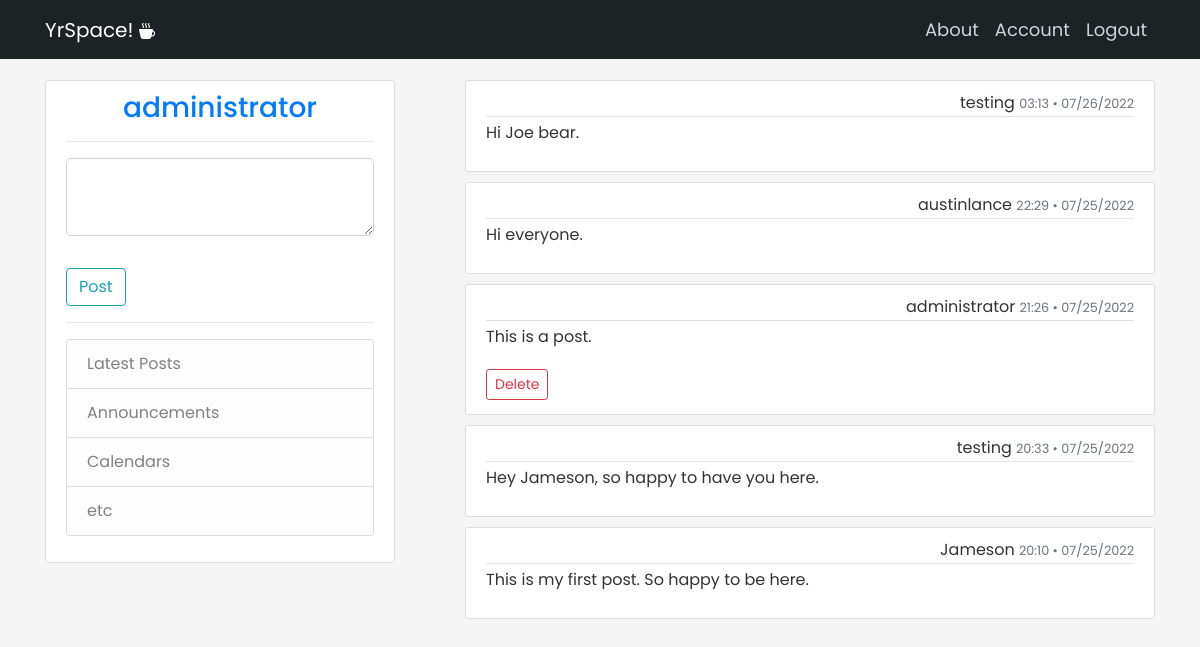
Screenshot of / (signed in) with the database file from the repository.
### yourspace/models.py (models this page shows, shortened)
class User(db.Model, UserMixin):
    id = db.Column(db.Integer, primary_key=True)
    username = db.Column(db.String(80), unique=True, nullable=False)
    password = db.Column(db.String(60), nullable=False)
    email = db.Column(db.String(120), unique=True, nullable=False)
    posts = db.relationship('Post', backref='author', lazy=True) #One to Many Relationship with Post table
    is_admin = db.Column(db.Boolean, unique=False, default=False)

class Post(db.Model):
    id = db.Column(db.Integer, primary_key=True)
    date_posted = db.Column(db.DateTime, nullable=False, default=datetime.utcnow)
    content = db.Column(db.Text, nullable=False)
    user_id = db.Column(db.Integer, db.ForeignKey('user.id'), nullable=False)

### yourspace/routes.py (the view)
@app.route('/', methods=['GET', 'POST'])
def home():
    posts = Post.query.order_by(Post.date_posted.desc()).all()
    form = PostForm()
    if form.validate_on_submit():
        post = Post(content=form.content.data, author=current_user)
        db.session.add(post)
        db.session.commit()
        flash(f'Your post has been created.', 'success')
        return redirect(url_for('home'))
    return render_template('home.html', form=form, posts=posts)

### yourspace/forms.py
class PostForm(FlaskForm):
    content = TextAreaField('Content', validators=[DataRequired()])
    submit = SubmitField('Post')

### yourspace/models.py (called while the page is built)
@login_manager.user_loader
def load_user(user_id):
    return User.query.get(int(user_id))

### yourspace/templates/home.html (shortened to what this page needs)
{% extends "base.html" %}
{% block content %}
  {% if posts | length == 0 %}
    <article class="media content-section">
        <div class="media-body">
          <div class="article-metadata">
            <p>No posts yet. :( </p>
        </div>
      </article>
  {% else %}
    <ul>
    {% for post in posts %}
    <article class="media content-section">
        <div class="media-body">
          <div class="article-metadata">
            {{ post.author.username }}
            <small class="text-muted">{{ post.date_posted.strftime("%H:%M • %m/%d/%Y") }}</small>
          </div>
          <p class="article-content">{{ post.content }}</p>
          {% if post.author == current_user %}
          <div class="text-end">
            <button type="button" class="btn btn-outline-danger btn-sm mt-1 mb-1" data-toggle="modal" data-target="#deleteModal">Delete</button>
          </div>
        {% endif %}
        </div>
      </article>
      {% endfor %}
      </ul>
    {% endif %}
</div>
{% endblock content %}

### yourspace/templates/base.html (shortened to what this page needs)
<!DOCTYPE html>
<html lang="en">
  <head>
    <link
      rel="stylesheet"
      href="https://maxcdn.bootstrapcdn.com/bootstrap/4.5.2/css/bootstrap.min.css"
    />
    <link
    rel="stylesheet"
    type="text/css"
    href="{{ url_for('static', filename='index.css')}}"
    />
  </head>
  <body>
    <header class="site-header">
      <nav class="navbar navbar-expand-md navbar-dark bg-breaker fixed-top">
        <div class="container">
          <a class="navbar-brand mr-4" href="{{ url_for('home') }}">YrSpace!
        </a>
          <div class="collapse navbar-collapse" id="navbarToggle">
            <div class="navbar-nav">
              {% if current_user.is_authenticated %}
                <a class="nav-item nav-link" href="{{ url_for('about') }}">About</a>
                <a class="nav-item nav-link" href="{{ url_for('account') }}">Account</a>
                <a class="nav-item nav-link" href="{{ url_for('logout') }}">Logout</a>
              {% else %}
                <a class="nav-item nav-link" href="{{ url_for('about') }}">About</a>
                <a class="nav-item nav-link" href="{{ url_for('login') }}">Login</a>
                <a class="nav-item nav-link" href="{{ url_for('register') }}">Register</a>
              {% endif %}
            </div>
          </div>
        </div>
      </nav>
    </header>
    <main role="main" class="container">
        <div class="row">
            <div class="col-md-4">
                <div class="content-section">
                  {% if current_user.is_authenticated %}
                  <h3><a href="{{ url_for('account')}}">{{ current_user.username }}</a></h3>
                    <hr/>
                  <form action="" method="POST">
                    <fieldset class="form-group">
                        <div class="form-group">
                          {% if form.content.errors %}
                              {{ form.content(class="form-control form-control-lg is-invalid") }}
                              <div class="invalid-feedback">
                                  {% for error in form.content.errors %}
                                      <span>{{ error }}</span>
                                  {% endfor %}
                              </div>
                          {% else %}
                              {{ form.content(class="form-control form-control-lg") }}
                          {% endif %}
                        </div>
                      </fieldset>
                      <div class="form-group">
                        {{form.submit(class="btn btn-outline-info")}}
                      </div>
                  </form>
                  <hr/>
                  {% else %}
                  <h3>Join YrSpace today.</h3>
                  <hr />
                  {% endif %}
                  <ul class="list-group">
                    <li class="list-group-item list-group-item-light">Latest Posts</li>
                    <li class="list-group-item list-group-item-light">Announcements</li>
                    <li class="list-group-item list-group-item-light">Calendars</li>
                    <li class="list-group-item list-group-item-light">etc</li>
                  </ul>
              </div>
            </div>
          <div class="col-md-8">
            {% block content %}{% endblock %}
          </div>
      </main>
  </body>
</html>

### yourspace/static/index.css (style rules this page uses)
body { background: whitesmoke; color: #333333; margin-top: 5rem; font-family: 'Poppins', sans-serif;; }
h1, h2, h3, h4, h5, h6 { color: #444444; }
h3 { color: #444444; text-align: center; }
.bg-breaker { background-color: #1d2225; }
.site-header .navbar-nav .nav-link { color: #cbd5db; font-size: 18px; font-family: 'Poppins', sans-serif;; }
.content-section { background: #ffffff; padding: 10px 20px; border: 1px solid #dddddd; border-radius: 3px; margin-bottom: 10px; }
.article-content { white-space: pre-line; }
.article-metadata { padding-bottom: 1px; margin-bottom: 4px; border-bottom: 1px solid #e3e3e3; text-align: right; }
a { text-decoration: none; }

### rows the page displays
User: username "administrator"
Post: author.username "testing", date_posted "03:13 • 07/26/2022", content "Hi Joe bear."
Post: author.username "austinlance", date_posted "22:29 • 07/25/2022", content "Hi everyone."
Post: author.username "administrator", date_posted "21:26 • 07/25/2022", content "This is a post.", shows "Delete"
Post: author.username "testing", date_posted "20:33 • 07/25/2022", content "Hey Jameson, so happy to have you here."
Post: author.username "Jameson", date_posted "20:10 • 07/25/2022", content "This is my first post. So happy to be here."
